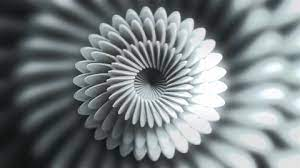
#> input picture ex8/left.jpeg, 300 x 168 px, found by its file name
$ python ex8_stereo.py
#> lines starting #> are read from the running program, lines starting #| are printed output that depends on the picture
import cv2
import numpy as np
import matplotlib.pyplot as plt

# Load images
left = cv2.imread(r"C:\CV Programs\ex8\left.jpeg", cv2.IMREAD_GRAYSCALE)
#> left: shape (168, 300); min 5, max 255, mean 125.1
right = cv2.imread(r"C:\CV Programs\ex8\right.jpg", cv2.IMREAD_GRAYSCALE)
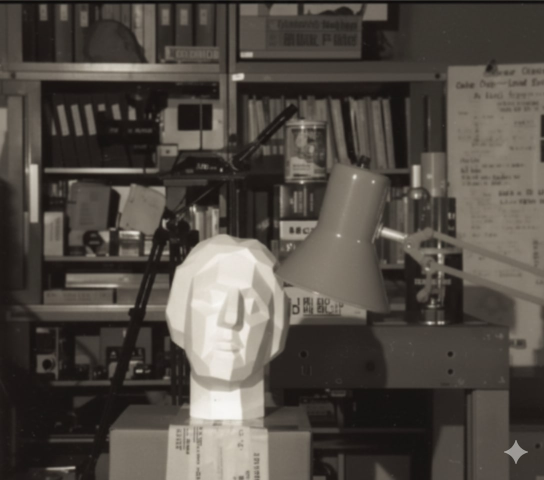
#> input picture ex8/right.jpg, 1088 x 960 px, found by its file name (shown at 1/2 size)
#> right: shape (960, 1088); min 8, max 249, mean 76.1

# Check images
if left is None or right is None:
    raise FileNotFoundError("Check image paths!")

# Resize right image to match left
right = cv2.resize(right, (left.shape[1], left.shape[0]))
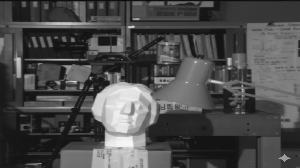
#> right: shape (168, 300); min 10, max 248, mean 76

# StereoBM matcher
stereo = cv2.StereoBM_create(numDisparities=64, blockSize=15)
disparity = stereo.compute(left, right)
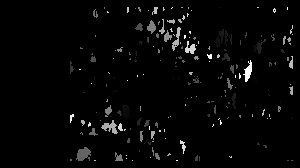
#> disparity: shape (168, 300) int16; min -16, max 1008, mean 8.3; drawn with min black and max white

# Normalize disparity for display
disp_norm = cv2.normalize(disparity, None, 0, 255, cv2.NORM_MINMAX)
disp_norm = np.uint8(disp_norm)

# Depth map (example values)
f = 800  # focal length in pixels
B = 0.1  # baseline in meters
depth = f * B / (disparity + 1e-6)
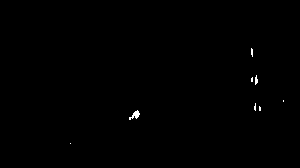
#> depth: shape (168, 300) float64; min -5, max 80000000, mean 190471.5; drawn with min black and max white

# Display all images
plt.figure(figsize=(12,8))

plt.subplot(2,2,1)
plt.title("Left Image")
plt.imshow(left, cmap='gray')
plt.axis('off')

plt.subplot(2,2,2)
plt.title("Right Image")
plt.imshow(right, cmap='gray')
plt.axis('off')

plt.subplot(2,2,3)
plt.title("Disparity Map")
plt.imshow(disp_norm, cmap='gray')
plt.axis('off')

plt.subplot(2,2,4)
plt.title("Depth Map")
plt.imshow(depth, cmap='plasma')
plt.axis('off')

plt.tight_layout()
plt.show()
